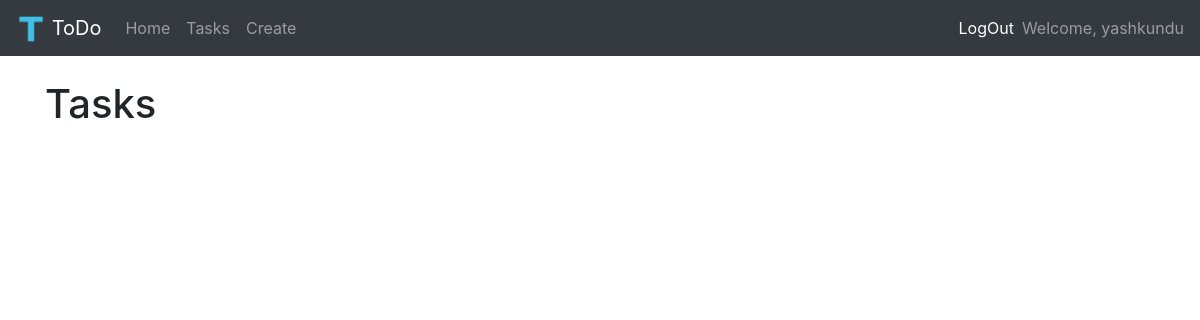
Page /tasks/ (signed in) on the earlier database version.
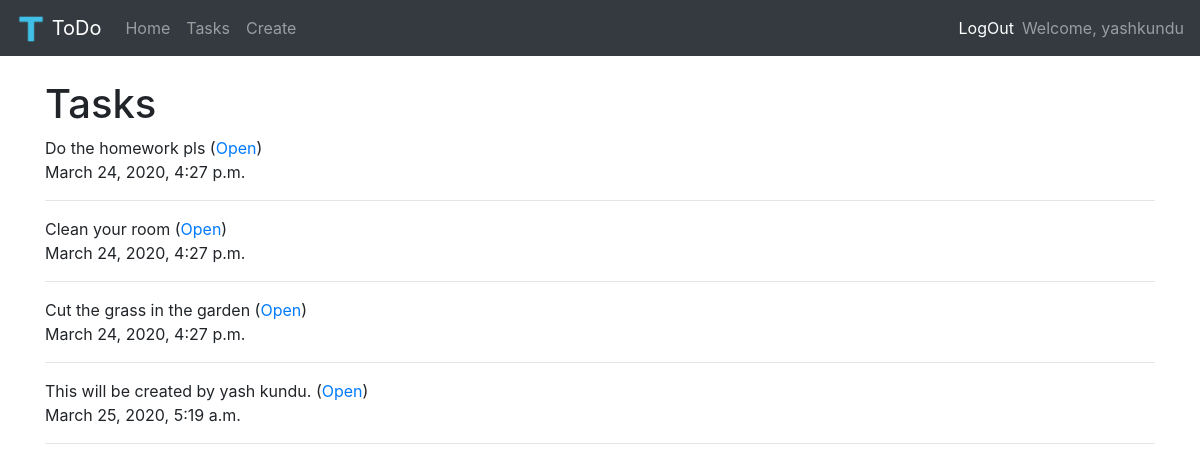
Same page on the later database version.
### tasks/models.py (models this page shows, shortened)
class Task(models.Model):
    user = models.ForeignKey(settings.AUTH_USER_MODEL, related_name='tasks', on_delete=models.CASCADE, blank=True, null=True)
    text = models.CharField(max_length=300)
    timestamp = models.DateTimeField(auto_now_add=True)

### tasks/views.py (the view)
# urls.py: path('',TaskListView.as_view(),name='list'),
class TaskListView(LoginRequiredMixin, ListView):
    model = Task
    def get_queryset(self, *args, **kwargs):
        user = self.request.user
        return Task.objects.filter(user=user)

### tasks/templates/tasks/task_list.html (shortened to what this page needs)
{% extends 'base.html' %}
{% block content %}
<h1>Tasks</h1>
{% for task in object_list %}
  {{ task.text }}     (<a href="{% url 'tasks:detail' pk=task.pk %}">Open</a>)<br>
  {{task.timestamp}}<br><hr>
{% endfor %}
{% endblock %}

### templates/base.html (shortened to what this page needs)
{% load static %}
<!doctype html>
<html lang="en">
  <head>
    <link rel="stylesheet" href="https://stackpath.bootstrapcdn.com/bootstrap/4.4.1/css/bootstrap.min.css">
  </head>
  <body>
    {% include 'snippets/navbar.html' %}
    <div class="container">
      {% block content %}
      {% endblock %}
    </div>
  </body>
</html>

### templates/snippets/navbar.html (shortened to what this page needs)
{% load static %}
<nav class="navbar navbar-expand-lg navbar-dark bg-dark mb-4">
  <a class="navbar-brand" href="{% url 'home' %}">
    <img src="{% static 'media/TLogo.png' %}" width="30" height="30" class="d-inline-block align-top" alt="">
    ToDo
  </a>
  <div class="collapse navbar-collapse" id="navbarNav">
    <ul class="navbar-nav">
      <li class="nav-item">
        <a class="nav-link" href="{% url 'home' %}">Home <span class="sr-only">(current)</span></a>
      </li>
      {% if request.user.is_authenticated %}
      <li class="nav-item">
        <a class="nav-link" href="{% url 'tasks:list' %}">Tasks</a>
      </li>
      <li class="nav-item">
        <a class="nav-link" href="{% url 'tasks:create' %}">Create</a>
      </li>
      {% endif %}
    </ul>
    {% if request.user.is_authenticated %}
    <div class="navbar-collapse collapse w-100 order-3 dual-collapse2">
      <ul class="navbar-nav ml-auto">
          <li class="nav-item active">
              <a class="nav-link" href="{% url 'logout' %}">LogOut</a>
          </li>
      </ul>
      <span class="navbar-text">
        Welcome, {{ request.user.username }}
      </span>
  </div>
    {% endif %}
  </div>
</nav>

Differences in the rows shown:
added Task: text "Do the homework pls", timestamp "March 24, 2020, 4:27 p.m."
now on this page (row edited): Task: text "Clean your room", timestamp "March 24, 2020, 4:27 p.m."
now on this page (row edited): Task: text "Cut the grass in the garden", timestamp "March 24, 2020, 4:27 p.m."
now on this page (row edited): Task: text "This will be created by yash kundu.", timestamp "March 25, 2020, 5:19 a.m."
